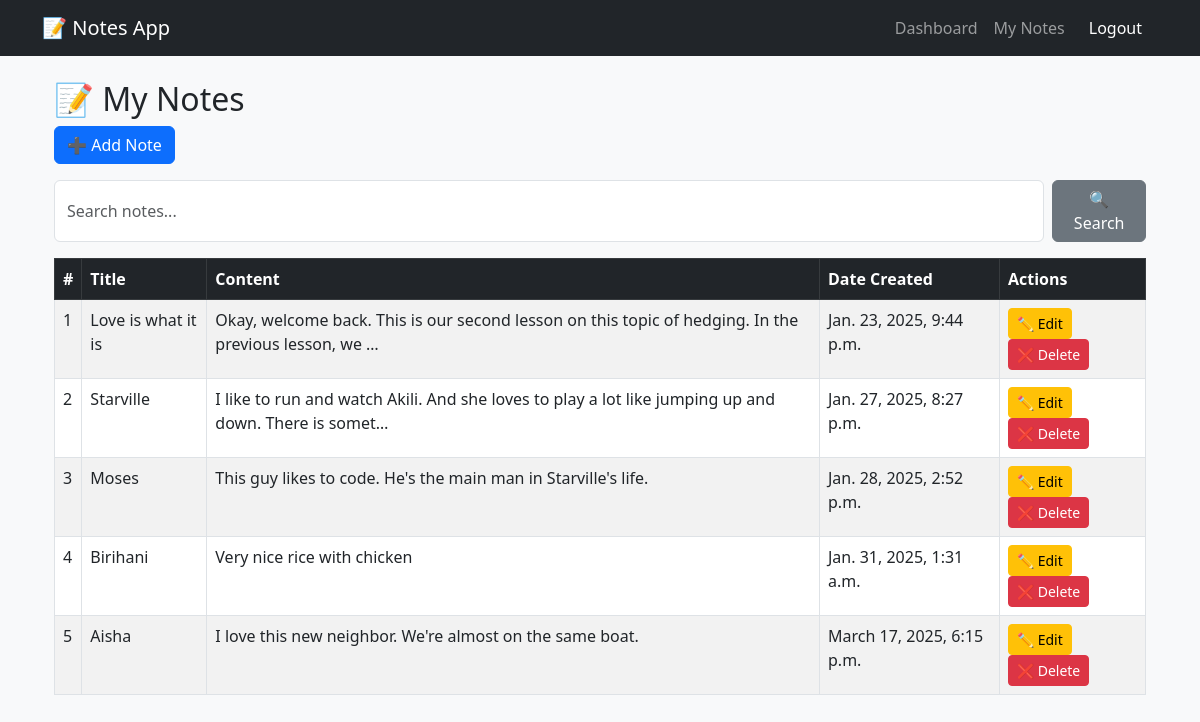
/home/ (signed in), run on an earlier commit of the app's database.
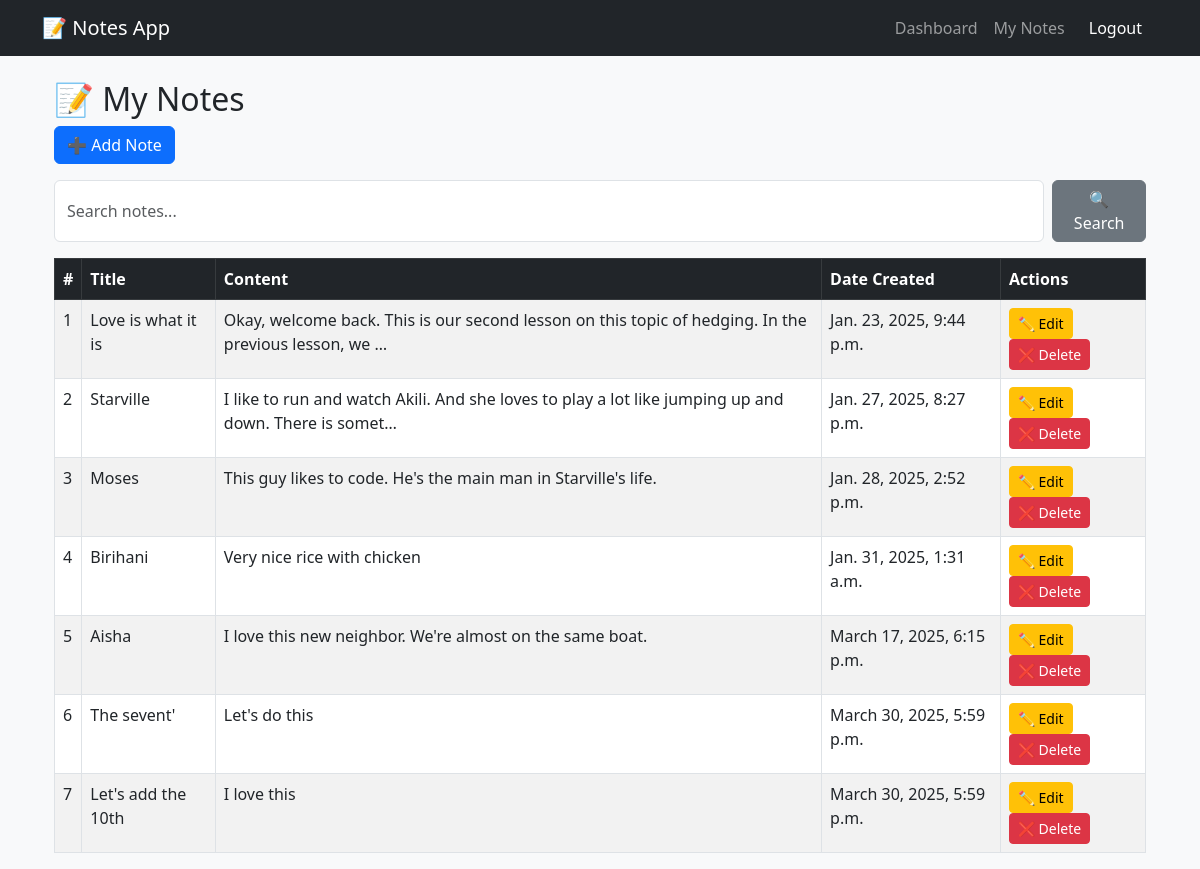
And on a later commit of the database.
### myapp/models.py (models this page shows, shortened)
class Note(models.Model):
    user = models.ForeignKey(User, on_delete=models.CASCADE, default=1)  # Assign existing notes to user with ID 1
    title = models.CharField(max_length=200)
    content = models.TextField()
    created_at = models.DateTimeField(auto_now_add=True)

### myapp/views.py (the view)
# urls.py: path('home/', views.home, name='home'),
@login_required
def home(request):
    notes = Note.objects.filter(user=request.user)  # Fetch all notes for the logged-in user
    return render(request, 'notes/home.html', {'notes': notes})

### myapp/templates/notes/home.html (shortened to what this page needs)
{% extends "notes/base.html" %}
{% block content %}
<div class="container mt-4">
    <h2>📝 My Notes</h2>
    <a href="{% url 'add_note' %}" class="btn btn-primary mb-3">➕ Add Note</a>
    <form id="search-form" class="d-flex mb-3">
        <input type="text" id="search-input" name="q" class="form-control me-2" placeholder="Search notes...">
        <button type="submit" class="btn btn-secondary">🔍 Search</button>
    </form>
    <div id="notes-list">
        {% include "notes/note_list.html" %}
    </div>
</div>
{% endblock %}

### myapp/templates/notes/note_list.html
{% if notes %}
    <table class="table table-striped table-bordered">
        <thead class="table-dark">
            <tr>
                <th>#</th>
                <th>Title</th>
                <th>Content</th>
                <th>Date Created</th>
                <th>Actions</th>
            </tr>
        </thead>
        <tbody>
            {% for note in notes %}
                <tr>
                    <td>{{ forloop.counter }}</td>
                    <td>{{ note.title }}</td>
                    <td>{{ note.content|truncatechars:100 }}</td>
                    <td>{{ note.created_at }}</td>
                    <td>
                        <a href="{% url 'edit_note' note.id %}" class="btn btn-warning btn-sm">✏️ Edit</a>
                        <a href="{% url 'delete_note' note.id %}" class="btn btn-danger btn-sm"
                           onclick="return confirm('Are you sure you want to delete this note?')">❌ Delete</a>
                    </td>
                </tr>
            {% endfor %}
        </tbody>
    </table>
{% else %}
    <div class="alert alert-warning text-center mt-3">
        <strong>⚠️ No results found</strong>
    </div>
{% endif %}

What changed in the data, as far as the page shows it:
added Note: title "The sevent'", content "Let's do this", created_at "March 30, 2025, 5:59 p.m."
added Note: title "Let's add the 10th", content "I love this", created_at "March 30, 2025, 5:59 p.m."
